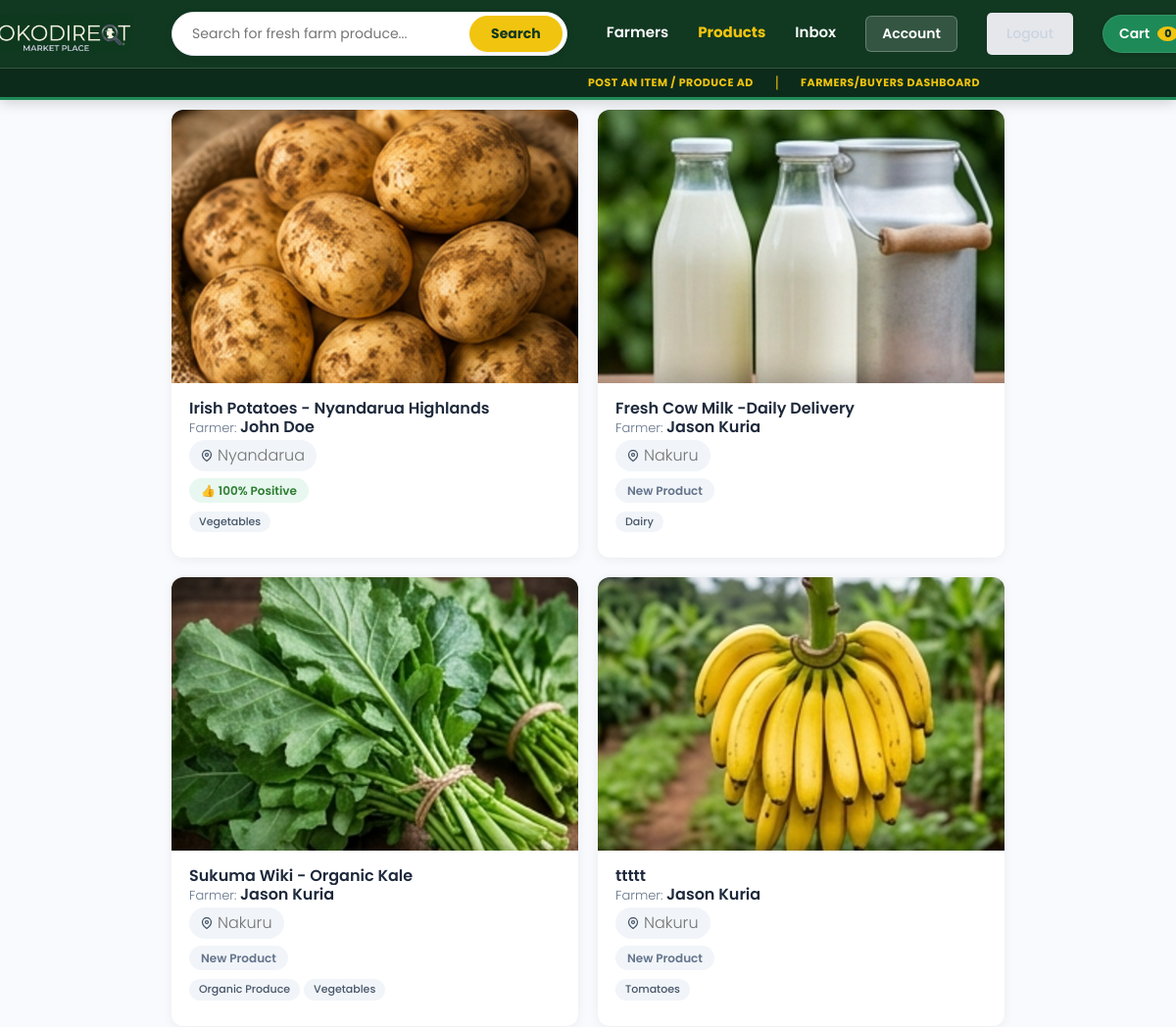
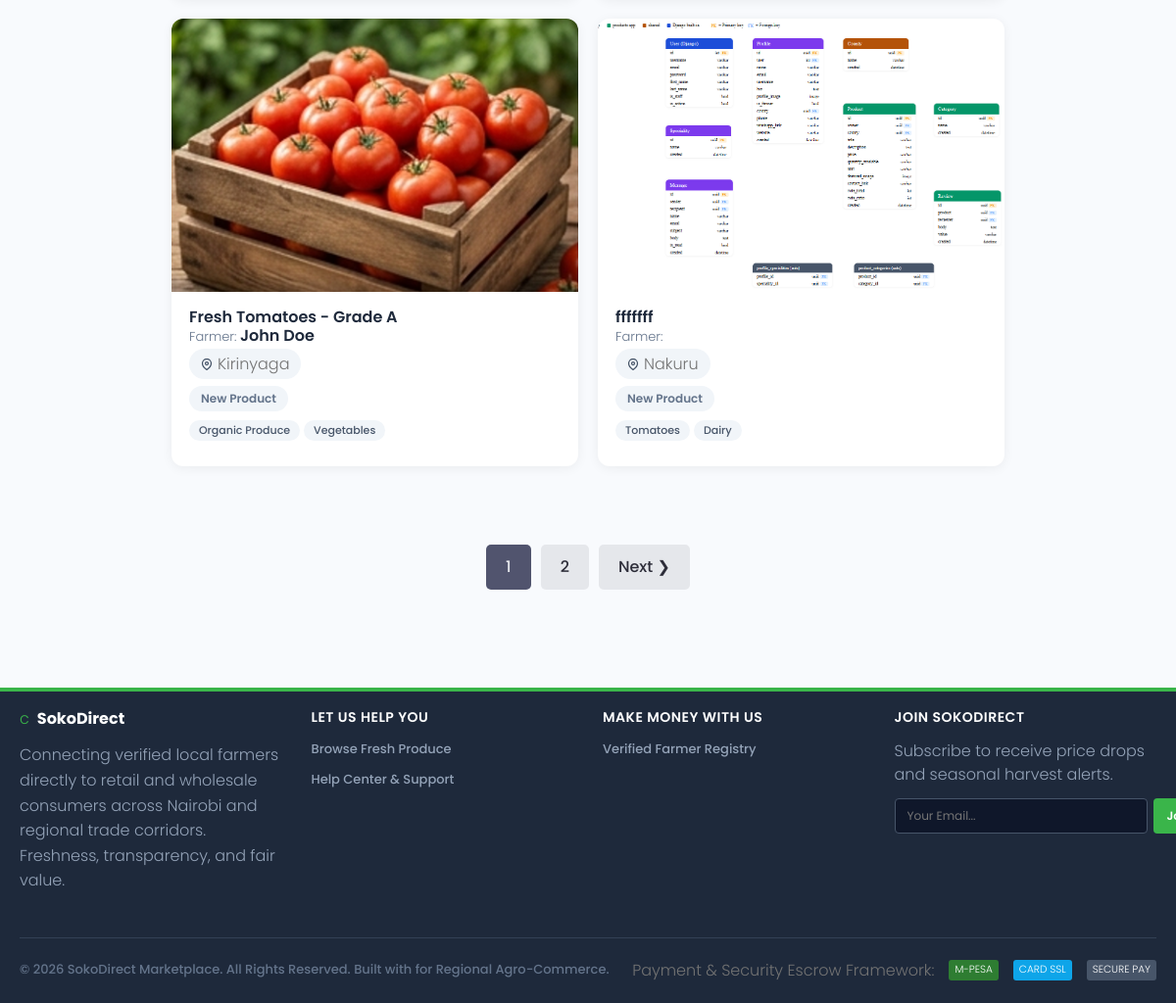
Screenshot of /products/ (signed in) with the database file from the repository (2 pictures, top to bottom).
### products/models.py (models this page shows, shortened)
class Product(models.Model):
    owner = models.ForeignKey(
        'users.Profile',  # ✅ String reference
        on_delete=models.CASCADE,
        null=True, blank=True
    )
    county = models.ForeignKey(
        County,  # ✅ Can use direct import because it's in same file
        on_delete=models.SET_NULL,
        null=True, blank=True
    )
    title = models.CharField(max_length=200)
    description = models.TextField(null=True, blank=True)
    price = models.CharField(max_length=200, null=True, blank=True)
    quantity_available = models.CharField(max_length=200, null=True, blank=True)
    unit = models.CharField(max_length=50, null=True, blank=True)
    featured_image = models.ImageField(
        null=True, blank=True,
        default='default.jpg',
        upload_to='products/'
    )
    contact_link = models.CharField(max_length=2000, null=True, blank=True)
    farm_link = models.CharField(max_length=2000, null=True, blank=True)
    categories = models.ManyToManyField(Category, blank=True)
    vote_total = models.IntegerField(default=0, null=True, blank=True)
    vote_ratio = models.IntegerField(default=0, null=True, blank=True)
    created = models.DateTimeField(auto_now_add=True)
    id = models.UUIDField(default=uuid.uuid4, unique=True, primary_key=True, editable=False)
    @property
    def imageURL(self):
        try:
            url = self.featured_image.url
        except:
            url = ''
        return url

class County(models.Model):
    name = models.CharField(max_length=200)
    id = models.UUIDField(default=uuid.uuid4, unique=True, primary_key=True, editable=False)
    created = models.DateTimeField(auto_now_add=True)
    class Meta:
        verbose_name_plural = 'Counties'
    def __str__(self):
        return self.name

class Category(models.Model):
    name = models.CharField(max_length=200)
    parent = models.ForeignKey('self', on_delete=models.CASCADE, null=True, blank=True, related_name='children')
    created = models.DateTimeField(auto_now_add=True)
    id = models.UUIDField(default=uuid.uuid4, unique=True, primary_key=True, editable=False)
    class Meta:
        verbose_name_plural = 'Categories'

### users/models.py (models this page shows, shortened)
class Profile(models.Model):
    user = models.OneToOneField(
        User,
        on_delete=models.CASCADE,
        null=True, blank=True
    )
    name = models.CharField(
        max_length=200,
        null=True, blank=True
    )
    username = models.CharField(
        max_length=200,
        null=True, blank=True
    )
    id = models.UUIDField(
        default=uuid.uuid4,
        unique=True,
        primary_key=True,
        editable=False
    )
    created = models.DateTimeField(
        auto_now_add=True
    )

### products/views.py (the view)
# urls.py: path('products/', include('products.urls')),
def products(request):
    products, search_query = searchProducts(request)
    products, custom_range = paginateProducts(request, products, 3)
    context = {
        'products': products,
        'search_query': search_query,
        'custom_range': custom_range,
    }
    return render(request, 'products/products.html', context)

### products/utils.py (called while the page is built)
def paginateProducts(request, products, results):
    page = request.GET.get('page', 1)
    results = 6
    paginator = Paginator(products, results)
    try:
        products = paginator.page(page)
    except PageNotAnInteger:
        page = 1
        products = paginator.page(page)
    except EmptyPage:
        page = paginator.num_pages
        products = paginator.page(page)
    leftIndex = int(page) - 4
    if leftIndex < 1:
        leftIndex = 1  # Ensure the left index does not go below 1
    rightIndex = int(page) + 5
    if rightIndex > paginator.num_pages:
        rightIndex = paginator.num_pages + 1  # Ensure the right index does not go beyond the total number of pages
    custom_range = range(leftIndex, rightIndex)
    return products, custom_range

def searchProducts(request):
    search_query = ''
    if request.GET.get('search_query'):
        search_query = request.GET.get('search_query')
    category = Category.objects.filter(name__icontains=search_query)
    products = Product.objects.distinct().filter(
        Q(title__icontains=search_query) |
        Q(description__icontains=search_query) |
        Q(owner__name__icontains=search_query) |
        Q(categories__in=category)
    )
    return products, search_query

### products/templates/products/products.html (shortened to what this page needs)
{% extends 'main.html' %}
{% block content %}
{% load static %}
<link rel="stylesheet" href="{% static 'styles/products.css' %}" />
<main class="projects">
    <section class="projectsList" style="margin-top: 1rem;">
        <div class="content-box">
            <div class="marketplace-grid">
                {% for product in products %}
                <div class="product-retail-card">
                    <a href="{% url 'single-product' product.id %}" class="product-img-link">
                        <img class="product-img-render" src="{{ product.imageURL }}" alt="{{ product.title }} thumbnail" />
                    </a>
                    <div class="product-details-box">
                        <a href="{% url 'single-product' product.id %}" style="text-decoration: none; color: inherit; display: block; margin: 0 !important; padding: 0 !important;">
                            <h3 class="retail-title" title="{{ product.title }}" style="margin: 0 !important; line-height: 1.2 !important; height: auto !important; max-height: 3.6rem; overflow: hidden;">
                                {{ product.title }}
                            </h3>
                        </a>
                        <p class="retail-farmer" style="margin: 0 !important; padding: 0 !important; line-height: 1.2 !important;">
                            Farmer: <strong>{{ product.owner.name }}</strong>
                        </p>
                        <div class="retail-location-badge">
                            <svg xmlns="http://www.w3.org/2000/svg" width="12" height="12" viewBox="0 0 24 24" fill="none" stroke="currentColor" stroke-width="2.5" stroke-linecap="round" stroke-linejoin="round">
                                <path d="M21 10c0 7-9 13-9 13s-9-6-9-13a9 9 0 0 1 18 0z"></path>
                                <circle cx="12" cy="10" r="3"></circle>
                            </svg>
                            <span>{{ product.county|default:"Nairobi" }}</span>
                        </div>
                        {% if product.vote_ratio %}
                        <div class="trust-rating-badge">
                            👍 {{ product.vote_ratio }}% Positive
                        </div>
                        {% else %}
                        <div class="trust-rating-badge" style="background-color: #f1f5f9; color: #64748b;">
                            New Product
                        </div>
                        {% endif %}
                        <div class="retail-tag-strip">
                            {% for category in product.categories.all %}
                            <span class="retail-mini-pill">{{ category.name }}</span>
                            {% endfor %}
                        </div>
                    </div>
                </div>
                {% endfor %}
            </div>
        </div>
    </section>
    {% include 'pagination.html' with queryset=products custom_range=custom_range %}
</main>
{% endblock content %}

### static/styles/app.css (style rules this page uses)
:root { --color-sub: #2d2d39; }
img { width: 100%; }
.content-box { width: 95%; max-width: 85rem; margin: 0 auto; }
.projectsList { margin-top: 8rem; }

### static/styles/products.css (style rules this page uses)
.marketplace-grid { display: grid; grid-template-columns: repeat(auto-fill, minmax(280px, 1fr)); gap: 2rem; }
.product-retail-card { background: #ffffff; border-radius: 12px; overflow: hidden; box-shadow: 0 2px 12px rgba(0, 0, 0, 0.06); transition: all 0.35s cubic-bezier(0.25, 0.46, 0.45, 0.94); display: flex; flex-direction: column; height: 100%; position: relative; }
.product-img-link { display: block; overflow: hidden; background: #f1f5f9; position: relative; padding-top: 66.67%; }
.product-img-render { position: absolute; top: 0; left: 0; width: 100%; height: 100%; object-fit: cover; transition: transform 0.5s cubic-bezier(0.25, 0.46, 0.45, 0.94); }
.product-details-box { padding: 1.6rem 1.8rem 1.8rem; flex: 1; display: flex; flex-direction: column; }
.retail-title { font-size: 1.6rem; font-weight: 600; color: #1e293b; margin: 0 0 0.4rem 0; line-height: 1.3; max-height: 4.2rem; overflow: hidden; display: -webkit-box; -webkit-line-clamp: 2; line-clamp: 2; -webkit-box-orient: vertical; transition: color 0.2s; }
.retail-farmer { font-size: 1.3rem; color: #64748b; margin: 0 0 0.6rem 0; }
.retail-farmer strong { color: #1e293b; font-weight: 600; }
.retail-location-badge { display: inline-flex; align-items: center; gap: 5px; font-size: 1.2rem; color: #475569; background: #f1f5f9; padding: 3px 12px; border-radius: 50px; margin: 0.4rem 0; width: fit-content; }
.retail-location-badge svg { flex-shrink: 0; }
.trust-rating-badge { display: inline-block; background: #e8f8f0; color: #2e7d32; padding: 3px 12px; border-radius: 50px; font-size: 1.2rem; font-weight: 600; margin: 0.3rem 0; width: fit-content; }
.retail-tag-strip { display: flex; flex-wrap: wrap; gap: 4px; margin: 0.6rem 0 0.8rem; }
.retail-mini-pill { background: #f1f5f9; color: #475569; padding: 2px 10px; border-radius: 50px; font-size: 1.1rem; font-weight: 500; transition: all 0.2s; }

### static/uikit/styles/modules/_variables.css (style rules this page uses)
:root { --color-main: #5aa5b9; --color-main-light: #e6faff; --color-sub: #3f4156; --color-sub-light: #51546e; --color-sub-lighter: #ededfd; --color-text: #737373; --color-gray: #8b8b8b; --color-light: #e5e7eb; --color-light-gray: #767676; --color-bg: #f8fafd; --color-white: #fffefd; --color-white-light: #f3f3f3; --color-success: #359e64; --color-success-bg: #def8e8; --color-error: #fc4b0b; --color-error-bg: #fff2ee; --font-base: 'Poppins', arial, helvetica, 'Segoe UI', roboto, ubuntu, sans-serif; --font-monospace: 'Fira Code', 'Courier New', courier, monospace; --font-regular: 300; --font-medium: 500; --font-bold: 700; --generic-shadow: 1px 1px 5px #00000010; --generic-transition: all 0.3s ease-in-out; }

### static/uikit/styles/modules/_base.css (style rules this page uses)
* { margin: 0; padding: 0; box-sizing: border-box; text-rendering: optimizeLegibility; color: inherit; font-size: inherit; }
html { font-size: 50%; }
@media only screen and (min-width: 480px) { html { font-size: 56.25%; } }
@media only screen and (min-width: 1200px) { html { font-size: 62.5%; } }
body { line-height: 1.6; font-weight: 400; font-size: 1.5rem; color: var(--color-text); background-color: var(--color-bg); min-height: 100vh; }

### static/uikit/styles/modules/_typography.css (style rules this page uses)
* { font-family: var(--font-base); }
h3 { font-size: 3.2rem; font-weight: var(--font-medium); }
p, span, strong { font-size: 1.6rem; color: var(--color-text); font-weight: var(--font-regular); }
strong { font-weight: var(--font-medium); }
a { padding-bottom: 2px; text-decoration: none; display: inline-block; color: var(--color-main); font-weight: var(--font-medium); }

### rows the page displays
Product: imageURL (picture), title "Irish Potatoes - Nyandarua Highlands", owner.name "John Doe", county "Nyandarua", vote_ratio "100"
Category: name "Vegetables"
Product: imageURL (picture), title "Fresh Cow Milk -Daily Delivery", owner.name "Jason Kuria", county "Nakuru", vote_ratio "New Product"
Category: name "Dairy"
Product: imageURL (picture), title "Sukuma Wiki - Organic Kale", owner.name "Jason Kuria", county "Nakuru", vote_ratio "New Product"
Category: name "Organic Produce"
Product: imageURL (picture), title "ttttt", owner.name "Jason Kuria", county "Nakuru", vote_ratio "New Product"
Category: name "Tomatoes"
Product: imageURL (picture), title "Fresh Tomatoes - Grade A", owner.name "John Doe", county "Kirinyaga", vote_ratio "New Product"
Product: imageURL (picture), title "fffffff", county "Nakuru", vote_ratio "New Product"

### other values shown
{{ cartItems|default:"0" }} "0"
{{ page }} "1"
{{ page }} "2"
